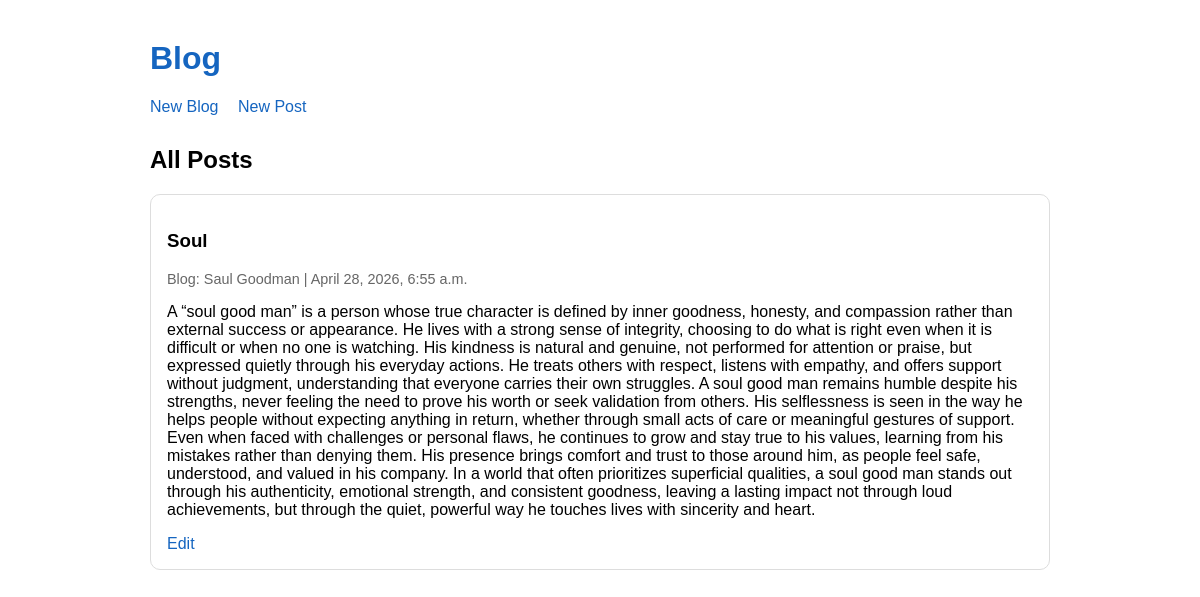
The page / on the database its author committed.
### blogs/models.py (models this page shows, shortened)
class Post(models.Model):
    blog = models.ForeignKey(
        Blog,
        on_delete=models.CASCADE,
        related_name='posts'
    )
    title = models.CharField(max_length=200)
    content = models.TextField()
    date_added = models.DateTimeField(auto_now_add=True)
    date_updated = models.DateTimeField(auto_now=True)
    class Meta:
        ordering = ['-date_added']

class Blog(models.Model):
    title = models.CharField(max_length=200)
    description = models.TextField(blank=True)
    date_added = models.DateTimeField(auto_now_add=True)
    class Meta:
        ordering = ['-date_added']

### blogs/views.py (the view)
# urls.py: path('', views.HomeView.as_view(), name='home'),
class HomeView(ListView):
    model = Post
    template_name = 'blogs/home.html'
    context_object_name = 'posts'

### blogs/templates/blogs/home.html
{% extends 'blogs/base.html' %}
{% block content %}
<h2>All Posts</h2>
{% for post in posts %}
    <div class="card">
        <h3>{{ post.title }}</h3>
        <p class="meta">
            Blog: {{ post.blog.title }} | {{ post.date_added }}
        </p>
        <p>{{ post.content }}</p>
        <a href="{% url 'blogs:edit_post' post.id %}">Edit</a>
    </div>
{% empty %}
    <p>No posts available.</p>
{% endfor %}
{% endblock content %}

### blogs/templates/blogs/base.html (shortened to what this page needs)
<!DOCTYPE html>
<html lang="en">
<head>
</head>
<body>
<header>
    <h1><a href="{% url 'blogs:home' %}">Blog</a></h1>
    <div class="nav">
        <a href="{% url 'blogs:new_blog' %}">New Blog</a>
        <a href="{% url 'blogs:new_post' %}">New Post</a>
    </div>
</header>
{% block content %}
{% endblock content %}
</body>
</html>

### blogs/templates/blogs/base.html (style rules this page uses)
body { font-family: Arial, sans-serif; max-width: 900px; margin: 40px auto; padding: 0 20px; }
header { margin-bottom: 30px; }
a { color: #1565c0; text-decoration: none; }
.card { border: 1px solid #ddd; border-radius: 10px; padding: 16px; margin-bottom: 16px; }
.meta { color: #666; font-size: 0.9rem; }
.nav a { margin-right: 15px; }

### rows shown on the page
Post: title "Soul", blog "Saul Goodman", date_added "April 28, 2026, 6:55 a.m.", content "A “soul good man” is a person whose true character is defined by inner goodness, honesty, and compassion rather than external success or appearance. He lives with a strong sense of integrity, choosing to do what is right even when it is difficult or when no one is watching. His kindness is natural and genuine, not performed for attention or praise, but expressed quietly through his everyday actions. He treats others with respect, listens with empathy, and offers support without judgment, understanding that everyone carries their own struggles. A soul good man remains humble despite his strengths, never feeling the need to prove his worth or seek validation from others. His selflessness is…"
